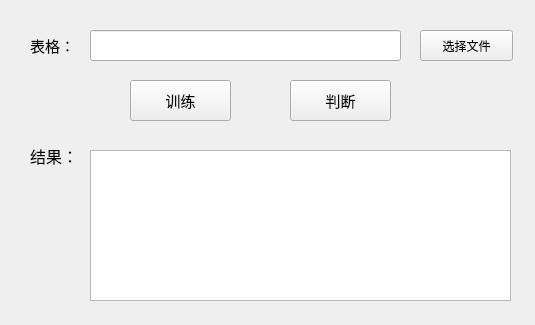
<?xml version="1.0" encoding="UTF-8"?>
<ui version="4.0">
 <class>Form</class>
 <widget class="QWidget" name="Form">
  <property name="geometry">
   <rect>
    <x>0</x>
    <y>0</y>
    <width>535</width>
    <height>325</height>
   </rect>
  </property>
  <property name="windowTitle">
   <string>Form</string>
  </property>
  <widget class="QLabel" name="label">
   <property name="geometry">
    <rect>
     <x>30</x>
     <y>30</y>
     <width>71</width>
     <height>31</height>
    </rect>
   </property>
   <property name="font">
    <font>
     <family>微软雅黑</family>
     <pointsize>11</pointsize>
    </font>
   </property>
   <property name="text">
    <string>表格：</string>
   </property>
  </widget>
  <widget class="QPushButton" name="choose1_bt">
   <property name="geometry">
    <rect>
     <x>420</x>
     <y>30</y>
     <width>93</width>
     <height>31</height>
    </rect>
   </property>
   <property name="font">
    <font>
     <family>微软雅黑</family>
    </font>
   </property>
   <property name="text">
    <string>选择文件</string>
   </property>
  </widget>
  <widget class="QPushButton" name="train_bt">
   <property name="geometry">
    <rect>
     <x>130</x>
     <y>80</y>
     <width>101</width>
     <height>41</height>
    </rect>
   </property>
   <property name="font">
    <font>
     <family>微软雅黑</family>
     <pointsize>11</pointsize>
    </font>
   </property>
   <property name="text">
    <string>训练</string>
   </property>
  </widget>
  <widget class="QPushButton" name="judge_bt">
   <property name="geometry">
    <rect>
     <x>290</x>
     <y>80</y>
     <width>101</width>
     <height>41</height>
    </rect>
   </property>
   <property name="font">
    <font>
     <family>微软雅黑</family>
     <pointsize>11</pointsize>
    </font>
   </property>
   <property name="text">
    <string>判断</string>
   </property>
  </widget>
  <widget class="QLabel" name="label_5">
   <property name="geometry">
    <rect>
     <x>30</x>
     <y>140</y>
     <width>71</width>
     <height>31</height>
    </rect>
   </property>
   <property name="font">
    <font>
     <family>微软雅黑</family>
     <pointsize>12</pointsize>
    </font>
   </property>
   <property name="text">
    <string>结果：</string>
   </property>
  </widget>
  <widget class="QLineEdit" name="path1_txt">
   <property name="geometry">
    <rect>
     <x>90</x>
     <y>30</y>
     <width>311</width>
     <height>31</height>
    </rect>
   </property>
  </widget>
  <widget class="QTextBrowser" name="result_txt">
   <property name="geometry">
    <rect>
     <x>90</x>
     <y>150</y>
     <width>421</width>
     <height>151</height>
    </rect>
   </property>
  </widget>
 </widget>
 <resources/>
 <connections>
  <connection>
   <sender>choose1_bt</sender>
   <signal>clicked()</signal>
   <receiver>Form</receiver>
   <slot>choose1_click()</slot>
   <hints>
    <hint type="sourcelabel">
     <x>456</x>
     <y>34</y>
    </hint>
    <hint type="destinationlabel">
     <x>485</x>
     <y>0</y>
    </hint>
   </hints>
  </connection>
  <connection>
   <sender>train_bt</sender>
   <signal>clicked()</signal>
   <receiver>Form</receiver>
   <slot>train_click()</slot>
   <hints>
    <hint type="sourcelabel">
     <x>175</x>
     <y>226</y>
    </hint>
    <hint type="destinationlabel">
     <x>320</x>
     <y>161</y>
    </hint>
   </hints>
  </connection>
  <connection>
   <sender>judge_bt</sender>
   <signal>clicked()</signal>
   <receiver>Form</receiver>
   <slot>judge_click()</slot>
   <hints>
    <hint type="sourcelabel">
     <x>337</x>
     <y>238</y>
    </hint>
    <hint type="destinationlabel">
     <x>445</x>
     <y>276</y>
    </hint>
   </hints>
  </connection>
 </connections>
 <slots>
  <slot>choose1_click()</slot>
  <slot>choose2_click()</slot>
  <slot>choose3_click()</slot>
  <slot>train_click()</slot>
  <slot>judge_click()</slot>
 </slots>
</ui>
